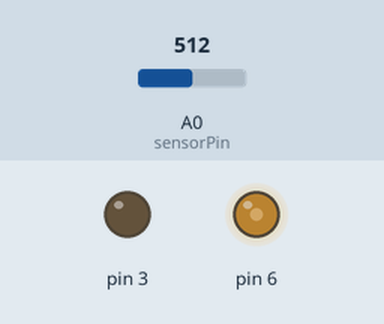
Bench run of a sketch on a simulated Arduino Uno, built with avr-gcc and run on an emulated ATmega328P. Shown: output pins drawn as LEDs (lit = HIGH). Inputs (shaded band) come from the test bench; at power-on: A0 (sensorPin) = 512. What the sketch prints to the serial monitor is not drawn.

Above: at 1.2 s.
1.3 s: A0 (sensorPin) set to 716
4.3 s: A0 (sensorPin) set to 1023
At 4.72 s:
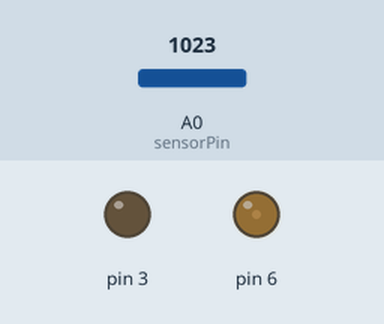
7.3 s: A0 (sensorPin) set to 511
At 7.41 s:
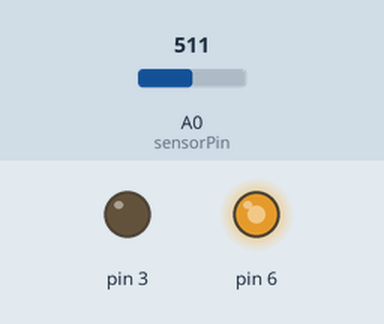
Timing chart, 0 to 33.4 s (numbered marks = the images above; inputs shaded):
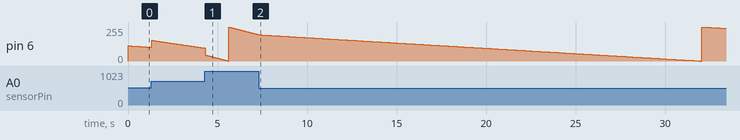

The sketch:

Grado_potenciometro_arduino_Control.ino
```cpp
const int sensorPin = A0;
float sensorValor = 0;
float Valor = 0;
float KP=1,Ki=0.001,Kd=0.1;
float ref=370;
float error=0, eri=0,errd=0,gama,u;

void setup() {
  // put your setup code here, to run once:
  Serial.begin(9600);
  pinMode(3,OUTPUT);
  pinMode(6,OUTPUT);
  digitalWrite(3,LOW);
}

void loop() {
  //error=0;
  //put your main code here, to run repeatedly:
  //analogWrite(6,50);
  /*digitalWrite(6,HIGH);
  delay(1000);

  digitalWrite(6,LOW);
  //analogWrite(6,0);
  delay(1000);*/

 sensorValor = analogRead(sensorPin);
 Serial.println(sensorValor);
 error=(ref-sensorValor);
 eri=eri+error;
 u=KP*error+Ki*eri+Kd*errd;
 if(u>255){
  u=255;
 }
 Valor=u;
 analogWrite(6,Valor);
   Serial.println(Valor);
 /*Valor=abs((370-sensorValor)*KP);
  analogWrite(6,Valor);
   Serial.println(Valor);
 */
}
```
